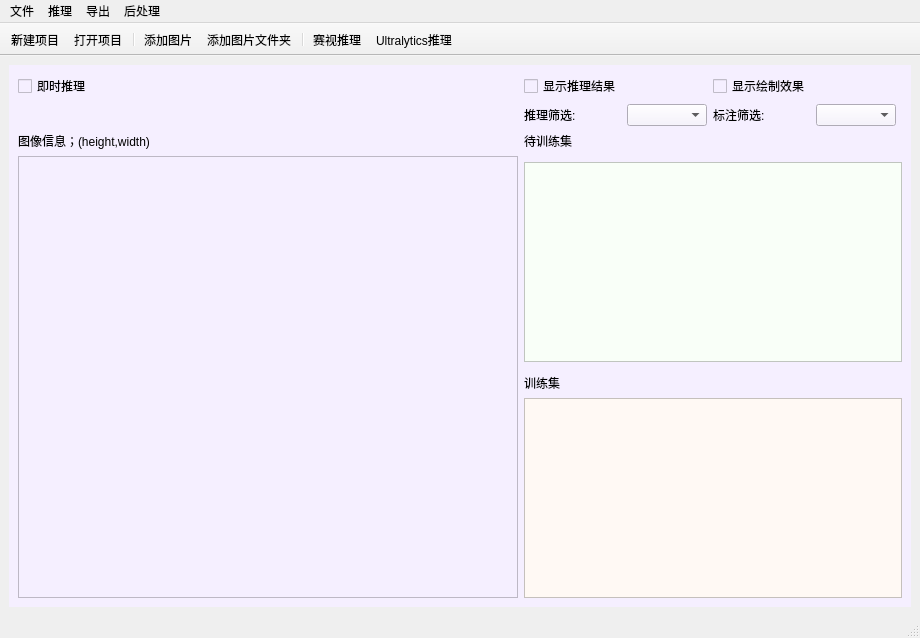
<?xml version="1.0" encoding="UTF-8"?>
<ui version="4.0">
 <class>MainWindow</class>
 <widget class="QMainWindow" name="MainWindow">
  <property name="geometry">
   <rect>
    <x>0</x>
    <y>0</y>
    <width>823</width>
    <height>600</height>
   </rect>
  </property>
  <property name="windowTitle">
   <string>AnnoStudio</string>
  </property>
  <widget class="QWidget" name="centralwidget">
   <layout class="QGridLayout" name="gridLayout_2">
    <item row="0" column="0">
     <widget class="QWidget" name="widget" native="true">
      <property name="styleSheet">
       <string notr="true">background-color: rgb(245, 239, 255);</string>
      </property>
      <layout class="QGridLayout" name="gridLayout">
       <item row="1" column="5">
        <widget class="QCheckBox" name="drawEffect_ckBox">
         <property name="text">
          <string>显示绘制效果</string>
         </property>
        </widget>
       </item>
       <item row="1" column="0">
        <widget class="QCheckBox" name="infer_ckBox">
         <property name="minimumSize">
          <size>
           <width>80</width>
           <height>0</height>
          </size>
         </property>
         <property name="maximumSize">
          <size>
           <width>80</width>
           <height>16777215</height>
          </size>
         </property>
         <property name="text">
          <string>即时推理</string>
         </property>
        </widget>
       </item>
       <item row="11" column="7">
        <layout class="QHBoxLayout" name="horizontalLayout_2"/>
       </item>
       <item row="11" column="3">
        <layout class="QHBoxLayout" name="horizontalLayout"/>
       </item>
       <item row="10" column="3" colspan="5">
        <widget class="QListWidget" name="non_train_list">
         <property name="minimumSize">
          <size>
           <width>200</width>
           <height>200</height>
          </size>
         </property>
         <property name="contextMenuPolicy">
          <enum>Qt::ContextMenuPolicy::CustomContextMenu</enum>
         </property>
         <property name="styleSheet">
          <string notr="true">background-color: rgb(249, 255, 248);
selection-background-color: rgb(252, 255, 222);
border-color: rgb(34, 255, 52);
</string>
         </property>
         <property name="selectionMode">
          <enum>QAbstractItemView::SelectionMode::ExtendedSelection</enum>
         </property>
        </widget>
       </item>
       <item row="8" column="0">
        <widget class="QLabel" name="image_info">
         <property name="frameShape">
          <enum>QFrame::Shape::NoFrame</enum>
         </property>
         <property name="text">
          <string>图像信息；(height,width)</string>
         </property>
        </widget>
       </item>
       <item row="2" column="3">
        <widget class="QLabel" name="infer_filterLabel">
         <property name="text">
          <string>推理筛选:</string>
         </property>
        </widget>
       </item>
       <item row="1" column="1" colspan="2">
        <spacer name="horizontalSpacer">
         <property name="orientation">
          <enum>Qt::Orientation::Horizontal</enum>
         </property>
         <property name="sizeHint" stdset="0">
          <size>
           <width>40</width>
           <height>20</height>
          </size>
         </property>
        </spacer>
       </item>
       <item row="9" column="0" rowspan="5" colspan="3">
        <widget class="MyGraphicsView" name="graphicsView">
         <property name="minimumSize">
          <size>
           <width>500</width>
           <height>400</height>
          </size>
         </property>
        </widget>
       </item>
       <item row="12" column="3">
        <widget class="QLabel" name="label_2">
         <property name="text">
          <string>训练集</string>
         </property>
        </widget>
       </item>
       <item row="13" column="3" colspan="5">
        <widget class="QListWidget" name="train_list">
         <property name="minimumSize">
          <size>
           <width>200</width>
           <height>200</height>
          </size>
         </property>
         <property name="contextMenuPolicy">
          <enum>Qt::ContextMenuPolicy::CustomContextMenu</enum>
         </property>
         <property name="styleSheet">
          <string notr="true">background-color: rgb(255, 249, 244);
selection-color: rgb(255, 190, 179);
border-color: rgb(255, 124, 64);</string>
         </property>
         <property name="alternatingRowColors">
          <bool>false</bool>
         </property>
         <property name="selectionMode">
          <enum>QAbstractItemView::SelectionMode::ExtendedSelection</enum>
         </property>
         <property name="selectionRectVisible">
          <bool>false</bool>
         </property>
        </widget>
       </item>
       <item row="8" column="3">
        <widget class="QLabel" name="label">
         <property name="text">
          <string>待训练集</string>
         </property>
        </widget>
       </item>
       <item row="2" column="5">
        <widget class="QLabel" name="label_filterLabel">
         <property name="text">
          <string>标注筛选:</string>
         </property>
        </widget>
       </item>
       <item row="1" column="3">
        <widget class="QCheckBox" name="inferRes_ckBox">
         <property name="text">
          <string>显示推理结果</string>
         </property>
        </widget>
       </item>
       <item row="2" column="4">
        <widget class="QComboBox" name="labelFilterComboBox">
         <property name="minimumSize">
          <size>
           <width>80</width>
           <height>0</height>
          </size>
         </property>
        </widget>
       </item>
       <item row="2" column="6">
        <widget class="QComboBox" name="inferFilterComboBox">
         <property name="minimumSize">
          <size>
           <width>80</width>
           <height>0</height>
          </size>
         </property>
        </widget>
       </item>
      </layout>
     </widget>
    </item>
   </layout>
  </widget>
  <widget class="QMenuBar" name="menubar">
   <property name="geometry">
    <rect>
     <x>0</x>
     <y>0</y>
     <width>823</width>
     <height>20</height>
    </rect>
   </property>
   <widget class="QMenu" name="menu">
    <property name="styleSheet">
     <string notr="true"/>
    </property>
    <property name="title">
     <string>文件</string>
    </property>
    <addaction name="actioncreate_newProject"/>
    <addaction name="actionopen_project"/>
    <addaction name="separator"/>
    <addaction name="actionadd_image"/>
    <addaction name="actionadd_imagefold"/>
   </widget>
   <widget class="QMenu" name="menu_2">
    <property name="title">
     <string>推理</string>
    </property>
    <addaction name="actionsaige_infer"/>
    <addaction name="actionultra_infer"/>
   </widget>
   <widget class="QMenu" name="menu_3">
    <property name="title">
     <string>导出</string>
    </property>
    <addaction name="actioninferPattern_xml"/>
    <addaction name="actioninferPattern_json"/>
    <addaction name="actioninferPattern_txt"/>
    <addaction name="actioninferPattern_hdict"/>
   </widget>
   <widget class="QMenu" name="menu_4">
    <property name="title">
     <string>后处理</string>
    </property>
    <addaction name="actionoh_test"/>
   </widget>
   <addaction name="menu"/>
   <addaction name="menu_2"/>
   <addaction name="menu_3"/>
   <addaction name="menu_4"/>
  </widget>
  <widget class="QStatusBar" name="statusbar"/>
  <widget class="QToolBar" name="quickbuttum">
   <property name="windowTitle">
    <string>快捷工具栏</string>
   </property>
   <property name="styleSheet">
    <string notr="true">alternate-background-color: qlineargradient(spread:pad, x1:0, y1:0, x2:1, y2:0, stop:0 rgba(255, 178, 102, 255), stop:0.55 rgba(235, 148, 61, 255), stop:0.98 rgba(0, 0, 0, 255), stop:1 rgba(0, 0, 0, 0));</string>
   </property>
   <property name="movable">
    <bool>false</bool>
   </property>
   <property name="allowedAreas">
    <set>Qt::ToolBarArea::BottomToolBarArea|Qt::ToolBarArea::TopToolBarArea</set>
   </property>
   <property name="floatable">
    <bool>false</bool>
   </property>
   <attribute name="toolBarArea">
    <enum>TopToolBarArea</enum>
   </attribute>
   <attribute name="toolBarBreak">
    <bool>false</bool>
   </attribute>
   <addaction name="actioncreate_newProject"/>
   <addaction name="actionopen_project"/>
   <addaction name="separator"/>
   <addaction name="actionadd_image"/>
   <addaction name="actionadd_imagefold"/>
    <addaction name="separator"/>
    <addaction name="actionsaige_infer"/>
    <addaction name="actionultra_infer"/>
  </widget>
  <action name="actioncreate_newProject">
   <property name="icon">
    <iconset resource="resource/resourse.qrc">
     <normaloff>:/img/folder-add.svg</normaloff>:/img/folder-add.svg</iconset>
   </property>
   <property name="text">
    <string>新建项目</string>
   </property>
  </action>
  <action name="actionopen_project">
   <property name="icon">
    <iconset resource="resource/resourse.qrc">
     <normaloff>:/img/folder-alt.svg</normaloff>:/img/folder-alt.svg</iconset>
   </property>
   <property name="text">
    <string>打开项目</string>
   </property>
  </action>
  <action name="actionadd_image">
   <property name="icon">
    <iconset resource="resource/resourse.qrc">
     <normaloff>:/img/picture-file.svg</normaloff>:/img/picture-file.svg</iconset>
   </property>
   <property name="text">
    <string>添加图片</string>
   </property>
  </action>
  <action name="actioneraser">
   <property name="icon">
    <iconset resource="resource/resourse.qrc">
     <normaloff>:/img/eraser-svgrepo-com.svg</normaloff>:/img/eraser-svgrepo-com.svg</iconset>
   </property>
   <property name="text">
    <string>eraser</string>
   </property>
   <property name="menuRole">
    <enum>QAction::MenuRole::NoRole</enum>
   </property>
  </action>
  <action name="actioncursor">
   <property name="icon">
    <iconset resource="resource/resourse.qrc">
     <normaloff>:/img/cursor-svgrepo-com.svg</normaloff>:/img/cursor-svgrepo-com.svg</iconset>
   </property>
   <property name="text">
    <string>cursor</string>
   </property>
   <property name="menuRole">
    <enum>QAction::MenuRole::NoRole</enum>
   </property>
  </action>
  <action name="actionCreateRoi">
   <property name="icon">
    <iconset resource="resource/resourse.qrc">
     <normaloff>:/img/rectangle-dot.svg</normaloff>:/img/rectangle-dot.svg</iconset>
   </property>
   <property name="text">
    <string>CreateRoi</string>
   </property>
   <property name="menuRole">
    <enum>QAction::MenuRole::NoRole</enum>
   </property>
  </action>
  <action name="actionadd_imagefold">
   <property name="icon">
    <iconset resource="resource/resourse.qrc">
     <normaloff>:/img/picture-files.svg</normaloff>:/img/picture-files.svg</iconset>
   </property>
   <property name="text">
    <string>加入图片文件夹</string>
   </property>
   <property name="iconText">
    <string>添加图片文件夹</string>
   </property>
   <property name="toolTip">
    <string>添加图片文件夹</string>
   </property>
  </action>
  <action name="actionmoveinTrainlist">
   <property name="text">
    <string>moveinTrainlist</string>
   </property>
   <property name="menuRole">
    <enum>QAction::MenuRole::NoRole</enum>
   </property>
  </action>
  <action name="actionremoveTrainlist">
   <property name="text">
    <string>removeTrainlist</string>
   </property>
   <property name="menuRole">
    <enum>QAction::MenuRole::NoRole</enum>
   </property>
  </action>
  <action name="actiondelete_non_trainlistele">
   <property name="text">
    <string>delete_non_trainlistele</string>
   </property>
   <property name="menuRole">
    <enum>QAction::MenuRole::NoRole</enum>
   </property>
  </action>
  <action name="actiondelete_trainlistele">
   <property name="text">
    <string>delete_trainlistele</string>
   </property>
   <property name="menuRole">
    <enum>QAction::MenuRole::NoRole</enum>
   </property>
  </action>
  <action name="actionpen_brush">
   <property name="icon">
    <iconset resource="resource/resourse.qrc">
     <normaloff>:/img/pen.svg</normaloff>:/img/pen.svg</iconset>
   </property>
   <property name="text">
    <string>pen_brush</string>
   </property>
   <property name="menuRole">
    <enum>QAction::MenuRole::NoRole</enum>
   </property>
  </action>
  <action name="actionsaige_infer">
   <property name="icon">
    <iconset resource="resource/resourse.qrc">
     <normaloff>:/img/favicon.ico</normaloff>:/img/favicon.ico</iconset>
   </property>
   <property name="text">
    <string>赛视推理</string>
   </property>
  </action>
  <action name="actioninferPattern_xml">
   <property name="icon">
    <iconset resource="resource/resourse.qrc">
     <normaloff>:/img/xml-file.svg</normaloff>:/img/xml-file.svg</iconset>
   </property>
   <property name="text">
    <string>推理结果导出为xml</string>
   </property>
   <property name="iconText">
    <string>推理结果导出为XML</string>
   </property>
   <property name="toolTip">
    <string>推理结果导出为xml</string>
   </property>
  </action>
  <action name="actioninferPattern_json">
   <property name="icon">
    <iconset resource="resource/resourse.qrc">
     <normaloff>:/img/json-file.svg</normaloff>:/img/json-file.svg</iconset>
   </property>
   <property name="text">
    <string>推理结果导出为json</string>
   </property>
  </action>
  <action name="actioninferPattern_txt">
   <property name="icon">
    <iconset resource="resource/resourse.qrc">
     <normaloff>:/img/txt-file.svg</normaloff>:/img/txt-file.svg</iconset>
   </property>
   <property name="text">
    <string>推理结果导出为txt</string>
   </property>
  </action>
  <action name="actioninferPattern_hdict">
   <property name="text">
    <string>推理结果导出为hdict</string>
   </property>
  </action>
   <action name="actionoh_test">
    <property name="text">
     <string>oh_test</string>
    </property>
   </action>
   <action name="actionultra_infer">
    <property name="icon">
     <iconset resource="resource/resourse.qrc">
      <normaloff>:/img/ultralytics.ico</normaloff>:/img/ultralytics.ico</iconset>
    </property>
    <property name="text">
     <string>Ultralytics推理</string>
    </property>
   </action>
  </widget>
 <customwidgets>
  <customwidget>
   <class>MyGraphicsView</class>
   <extends>QGraphicsView</extends>
   <header>mygraphicsview.h</header>
  </customwidget>
 </customwidgets>
 <resources>
  <include location="resource/resourse.qrc"/>
 </resources>
 <connections/>
</ui>
